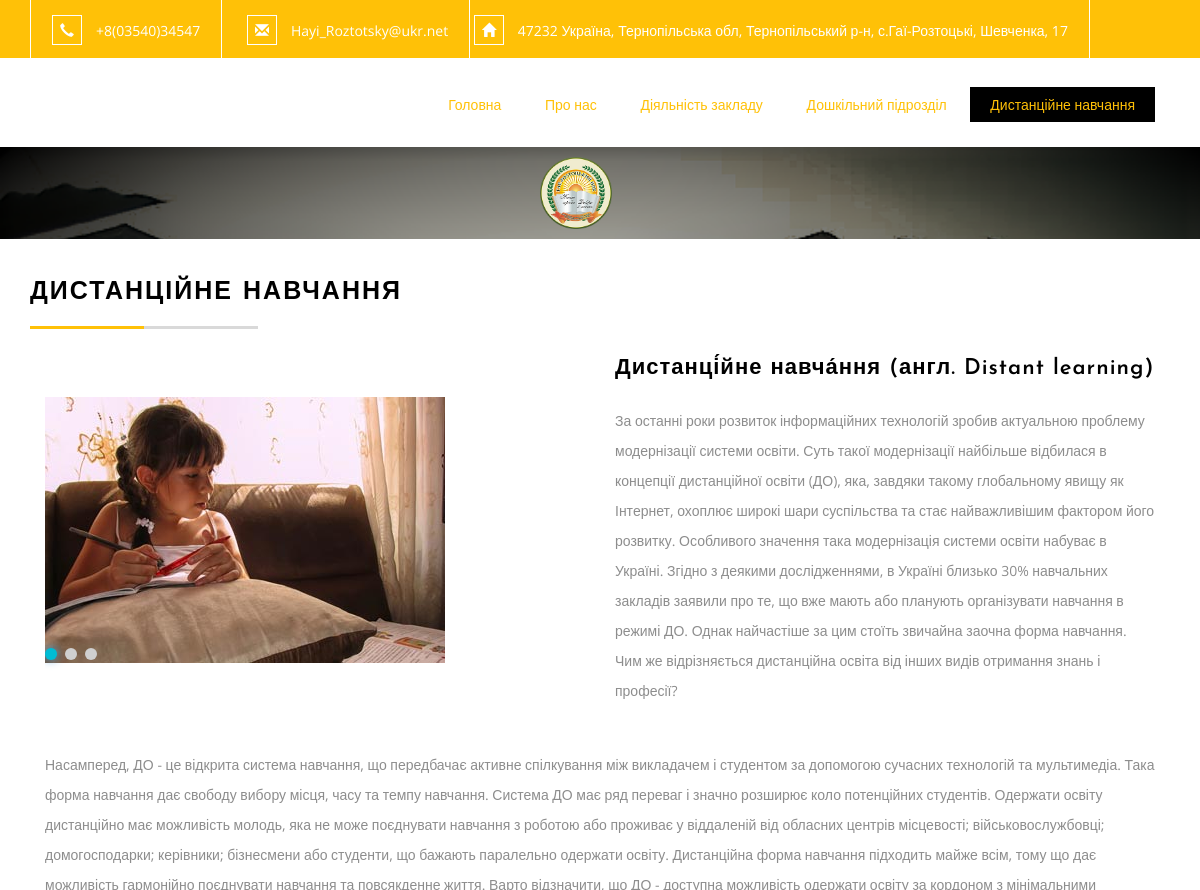
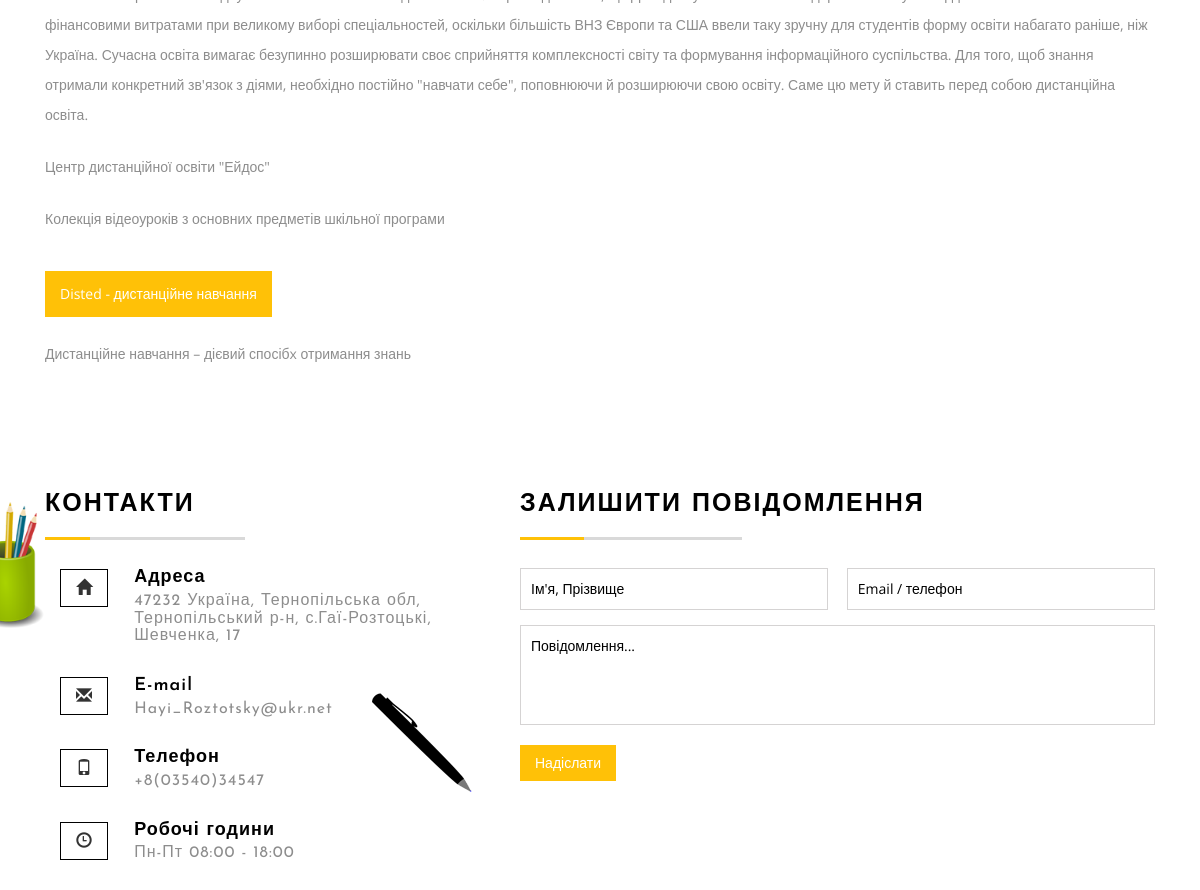
Page /homelearning.php on the committed database (2 pictures, top to bottom).
### tables this page shows
CREATE TABLE `main` (
  `email` varchar(500) NOT NULL,
  `phone` varchar(500) NOT NULL,
  `adress` varchar(5000) NOT NULL
);

### homelearning.php (the view, shortened to what this page needs)
<?php
require("connect_db.php");
$sql='SELECT * FROM main';
$res=mysqli_query($connect, $sql);
$result=mysqli_fetch_array($res);
?>
<!DOCTYPE html>
<html>
<head>
<link href="css/bootstrap.css" rel="stylesheet" type="text/css" media="all" />
<link href="css/popup-box.css" rel="stylesheet" type="text/css" media="all" />
<link rel="stylesheet" href="css/style.css" type="text/css" media="all" />
<link rel="stylesheet" 	href="css/chocolat.css" type="text/css" media="all">
</head>
<body>
	<div class="header">
		<div class="container">
			<div class="w3l_header_left">
				<ul>
					<li><span class="glyphicon glyphicon-earphone" aria-hidden="true"></span><?php echo $result['phone']; ?></li>
					<li><span class="glyphicon glyphicon-envelope" aria-hidden="true"></span><a href="mailto:<?php echo $result['email']; ?>"><?php echo $result['email']; ?></a></li>
					<li><span class="glyphicon glyphicon-home" aria-hidden="true"></span><?php echo $result['adress']; ?></li>
				</ul>
			</div>
			<div class="clearfix"> </div>
		</div>
	</div>
	<div class="logo-navigation-w3layouts">
		<div class="container">
		<div class=" agileits w3layouts" style="width:79%; float:right;">
			<nav class="navbar agileits w3layouts navbar-default">
				<div class="navbar-collapse agileits w3layouts collapse hover-effect" id="navbar">
					<ul class="agileits w3layouts">
						<li class="agileits w3layouts"><a href="index.php">Головна</a></li>
						<li class="agileits w3layouts"><a href="about.php">Про нас</a></li>
						<li class="agileits w3layouts"><a href="dialnist.php">Діяльність закладу</a></li>
						<li class="agileits w3layouts"><a href="preschool.php">Дошкільний підрозділ</a></li>
						<li class="agileits w3layouts"><a class="active" href="homelearning.php">Дистанційне навчання</a></li>
					</ul>
				</div>
			</nav>
		</div>
		<div class="clearfix"></div>
		</div>
	</div>
	<div style="background: url('images/banner4.png') no-repeat 0px 0px; background-size:cover; min-height: 50px;">
		<p><img  style="width:6%; margin-top:10px; margin-bottom:10px; margin-left: 45%; margin-right: 45%;" src="images/logo.png" alt=" " /></p>
	</div>
	<br><br>
	<div class="featured-work">
		<div class="container">
			<h3>Дистанційне навчання</h3>
			<div class="col-md-6 featured-left">
				<br><br>
				<div class="wmuSlider example1 animated wow slideInUp" data-wow-delay=".5s">
					<div class="wmuSliderWrapper">
						<article style="position: absolute; width: 100%; opacity: 0;">
							<div class="banner-wrap">
								<img src="images/f2.jpg" alt=" " class="img-responsive" />
							</div>
						</article>
					</div>
				</div>
			</div>
			<div class="col-md-6 featured-right">
				<h4>Дистанці́йне навча́ння (англ. Distant learning) </h4>
				<p>  За останні роки розвиток інформаційних технологій зробив актуальною проблему модернізації системи освіти. Суть такої модернізації найбільше відбилася в концепції дистанційної освіти (ДО), яка, завдяки такому глобальному явищу як Інтернет, охоплює широкі шари суспільства та стає найважливішим фактором його розвитку. Особливого значення така модернізація системи освіти набуває в Україні.  Згідно з деякими дослідженнями, в Україні близько 30% навчальних закладів заявили про те, що вже мають або планують організувати навчання в режимі ДО. Однак найчастіше за цим стоїть звичайна заочна форма навчання. Чим же відрізняється дистанційна освіта від інших видів отримання знань і професії? </p>
			</div>
			<div class="col-md-12 featured-right">
				<p>Насамперед, ДО - це відкрита система навчання, що передбачає активне спілкування між викладачем і студентом за допомогою сучасних технологій та мультимедіа. Така форма навчання дає свободу вибору місця, часу та темпу навчання.  Система ДО має ряд переваг і значно розширює коло потенційних студентів. Одержати освіту дистанційно має можливість молодь, яка не може поєднувати навчання з роботою або проживає у віддаленій від обласних центрів місцевості; військовослужбовці; домогосподарки; керівники; бізнесмени або студенти, що бажають паралельно одержати освіту. Дистанційна форма навчання підходить майже всім, тому що дає можливість гармонійно поєднувати навчання та повсякденне життя.  Варто відзначити, що ДО - доступна можливість одержати освіту за кордоном з мінімальними фінансовими витратами при великому виборі спеціальностей, оскільки більшість ВНЗ Європи та США ввели таку зручну для студентів форму освіти набагато раніше, ніж Україна.  Сучасна освіта вимагає безупинно розширювати своє сприйняття комплексності світу та формування інформаційного суспільства. Для того, щоб знання отримали конкретний зв'язок з діями, необхідно постійно "навчати себе", поповнюючи й розширюючи свою освіту. Саме цю мету й ставить перед собою дистанційна освіта.</p>
				<p>Центр дистанційної освіти "Ейдос"</p>
				<p>Колекція відеоуроків з основних предметів шкільної програми</p>
				<p><a href="http://disted.edu.vn.ua/">Disted - дистанційне навчання</a></p>
				<p>Дистанційне навчання – дієвий спосібx	 отримання знань</p>
			</div>
			<div class="clearfix">
			</div>
		</div>
	</div>
	<div class="contact-w3-agileits" id="contact">
		<div class="container">
			<div class="col-md-5 contact-left-w3ls">
				<h3>Контакти</h3>
				<div class="visit">
					<div class="col-md-2 contact-icon-wthree">
						<span class="glyphicon glyphicon-home" aria-hidden="true"></span>
					</div>
					<div class="col-md-10 contact-text-agileinf0">
						<h4>Адреса</h4>
						<h5><?php echo $result['adress']; ?></h5>
					</div>
					<div class="clearfix"></div>
				</div>
				<div class="mail">
					<div class="col-md-2 contact-icon-wthree">
						<span class="glyphicon glyphicon-envelope" aria-hidden="true"></span>
					</div>
					<div class="col-md-10 contact-text-agileinf0">
						<h4>E-mail</h4>
						<h5><a href="mailto:<?php echo $result['email']; ?>"><?php echo $result['email']; ?></a></h5>
					</div>
					<div class="clearfix"></div>
				</div>
				<div class="call">
					<div class="col-md-2 contact-icon-wthree">
						<span class="glyphicon glyphicon-phone" aria-hidden="true"></span>
					</div>
					<div class="col-md-10 contact-text-agileinf0">
						<h4>Телефон</h4>
						<h5><?php echo $result['phone']; ?></h5>
					</div>
					<div class="clearfix"></div>
				</div>
				<div class="visit">
					<div class="col-md-2 contact-icon-wthree">
						<span class="glyphicon glyphicon-time" aria-hidden="true"></span>
					</div>
					<div class="col-md-10 contact-text-agileinf0">
						<h4>Робочі години</h4>
						<h5>Пн-Пт 08:00 - 18:00</h5>
					</div>
					<div class="clearfix"></div>
				</div>
			</div>
			<div class="col-md-7 contact-right-w3l">
				<h3>Залишити повідомлення</h3>
				<form action="homelearning.php" method="post">
					<input type="text"  class="name" name="pib" placeholder="Ім'я, Прізвище" required="">
					<input type="text"  class="name" name="mail" placeholder="Email / телефон" required="">
					<textarea placeholder="Повідомлення..." required="" name="text"></textarea>
					<input type="submit" name="send" value="Надіслати">
				</form>
			</div>
		</div>
	</div>
</body>
</html>

### css/chocolat.css (style rules this page uses)
body { margin:0; padding:0; }

### rows in the picture
main: phone "+8(03540)34547", email "Hayi_Roztotsky@ukr.net", adress "47232 Україна, Тернопільська обл, Тернопільський р-н, с.Гаї-Розтоцькі, Шевченка, 17"
